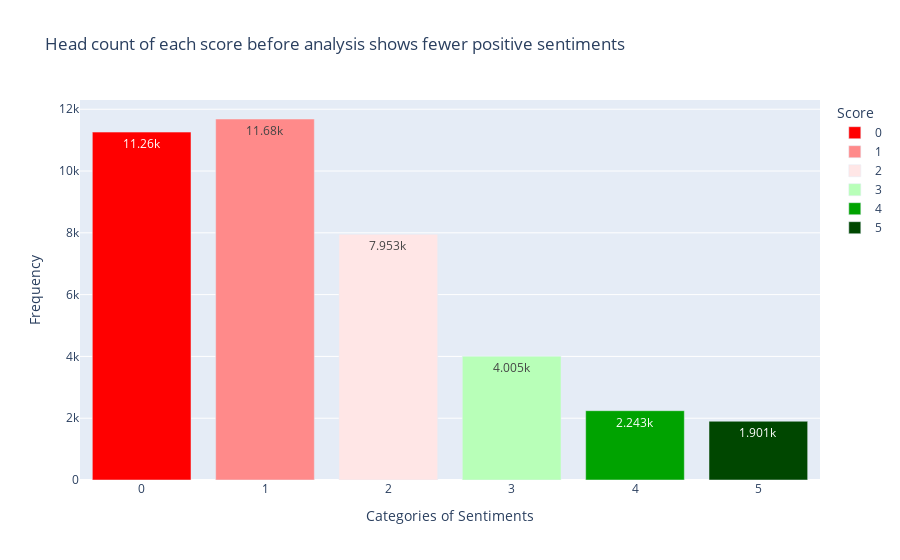

Notebook source saved alongside this figure:
### Code cell
colors_list = ['#FF0000','#FF8A8A','#FFE6E6','#B8FFB8','#00A300','#004700']
fig = px.bar(frequency_sentiments, y='count', x='Score', text_auto='.4s',color='Score',color_discrete_sequence=colors_list,
             title="Head count of each score before analysis shows fewer positive sentiments")
fig.update_layout(
    xaxis_title="Categories of Sentiments",
    yaxis_title="Frequency"
)
fig.show()

### Figure 1 — Plotly figure (JSON) as saved in the notebook; plotly's stock layout.template omitted (floating-point values rounded to 4 significant figures)
{"data": [{"alignmentgroup": "True", "hovertemplate": "Score=%{x}<br>count=%{y}<extra></extra>", "legendgroup": "0", "marker": {"color": "#FF0000", "pattern": {"shape": ""}}, "name": "0", "offsetgroup": "0", "orientation": "v", "showlegend": true, "textposition": "auto", "texttemplate": "%{y:.4s}", "type": "bar", "x": ["0"], "xaxis": "x", "y": [11260], "yaxis": "y"}, {"alignmentgroup": "True", "hovertemplate": "Score=%{x}<br>count=%{y}<extra></extra>", "legendgroup": "1", "marker": {"color": "#FF8A8A", "pattern": {"shape": ""}}, "name": "1", "offsetgroup": "1", "orientation": "v", "showlegend": true, "textposition": "auto", "texttemplate": "%{y:.4s}", "type": "bar", "x": ["1"], "xaxis": "x", "y": [11684], "yaxis": "y"}, {"alignmentgroup": "True", "hovertemplate": "Score=%{x}<br>count=%{y}<extra></extra>", "legendgroup": "2", "marker": {"color": "#FFE6E6", "pattern": {"shape": ""}}, "name": "2", "offsetgroup": "2", "orientation": "v", "showlegend": true, "textposition": "auto", "texttemplate": "%{y:.4s}", "type": "bar", "x": ["2"], "xaxis": "x", "y": [7953], "yaxis": "y"}, {"alignmentgroup": "True", "hovertemplate": "Score=%{x}<br>count=%{y}<extra></extra>", "legendgroup": "3", "marker": {"color": "#B8FFB8", "pattern": {"shape": ""}}, "name": "3", "offsetgroup": "3", "orientation": "v", "showlegend": true, "textposition": "auto", "texttemplate": "%{y:.4s}", "type": "bar", "x": ["3"], "xaxis": "x", "y": [4005], "yaxis": "y"}, {"alignmentgroup": "True", "hovertemplate": "Score=%{x}<br>count=%{y}<extra></extra>", "legendgroup": "4", "marker": {"color": "#00A300", "pattern": {"shape": ""}}, "name": "4", "offsetgroup": "4", "orientation": "v", "showlegend": true, "textposition": "auto", "texttemplate": "%{y:.4s}", "type": "bar", "x": ["4"], "xaxis": "x", "y": [2243], "yaxis": "y"}, {"alignmentgroup": "True", "hovertemplate": "Score=%{x}<br>count=%{y}<extra></extra>", "legendgroup": "5", "marker": {"color": "#004700", "pattern": {"shape": ""}}, "name": "5", "offsetgroup": "5", "orientation": "v", "showlegend": true, "textposition": "auto", "texttemplate": "%{y:.4s}", "type": "bar", "x": ["5"], "xaxis": "x", "y": [1901], "yaxis": "y"}], "layout": {"barmode": "relative", "legend": {"title": {"text": "Score"}, "tracegroupgap": 0}, "title": {"text": "Head count of each score before analysis shows fewer positive sentiments"}, "xaxis": {"anchor": "y", "categoryarray": ["0", "1", "2", "3", "4", "5"], "categoryorder": "array", "domain": [0, 1], "title": {"text": "Categories of Sentiments"}}, "yaxis": {"anchor": "x", "domain": [0, 1], "title": {"text": "Frequency"}}}}
